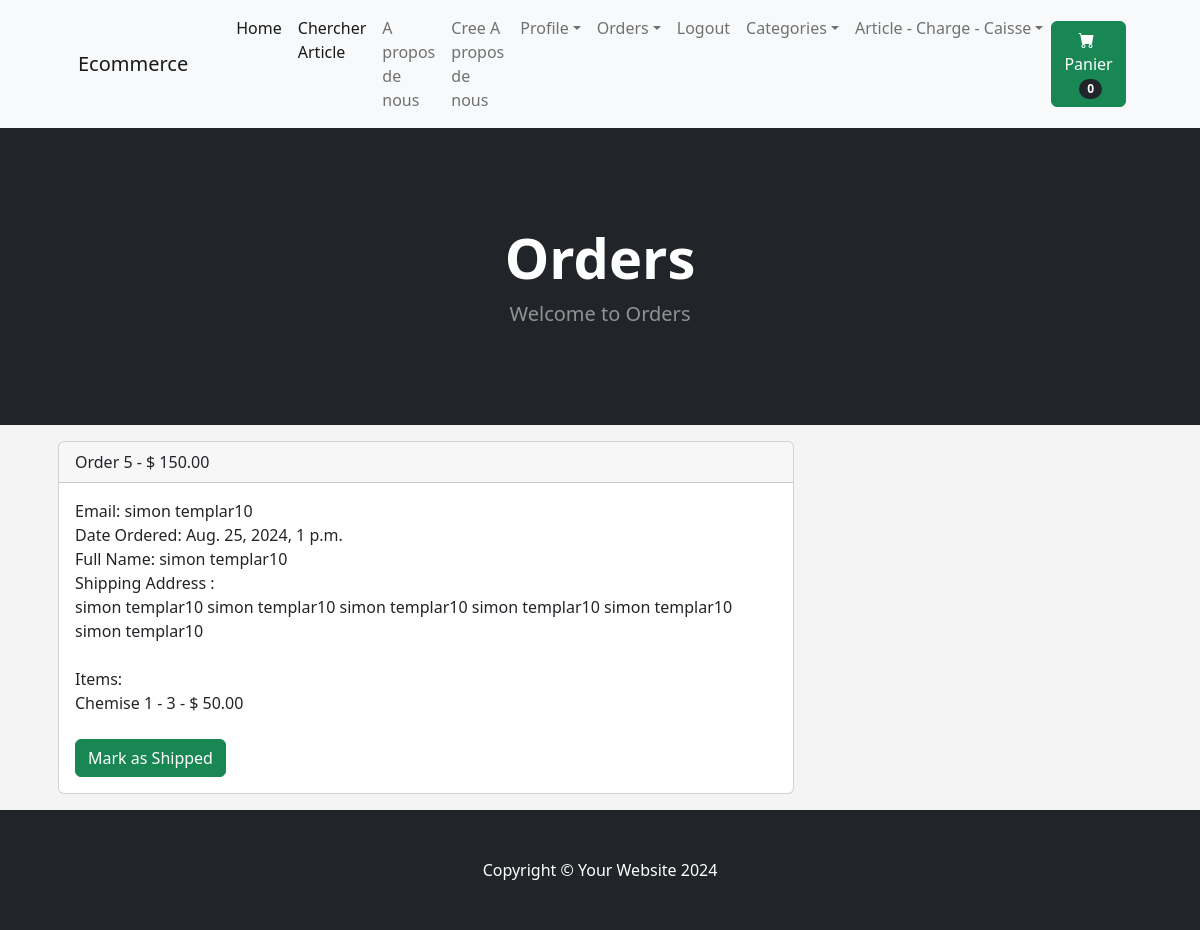
/payment/orders/5 (signed in), run on an earlier commit of the app's database.
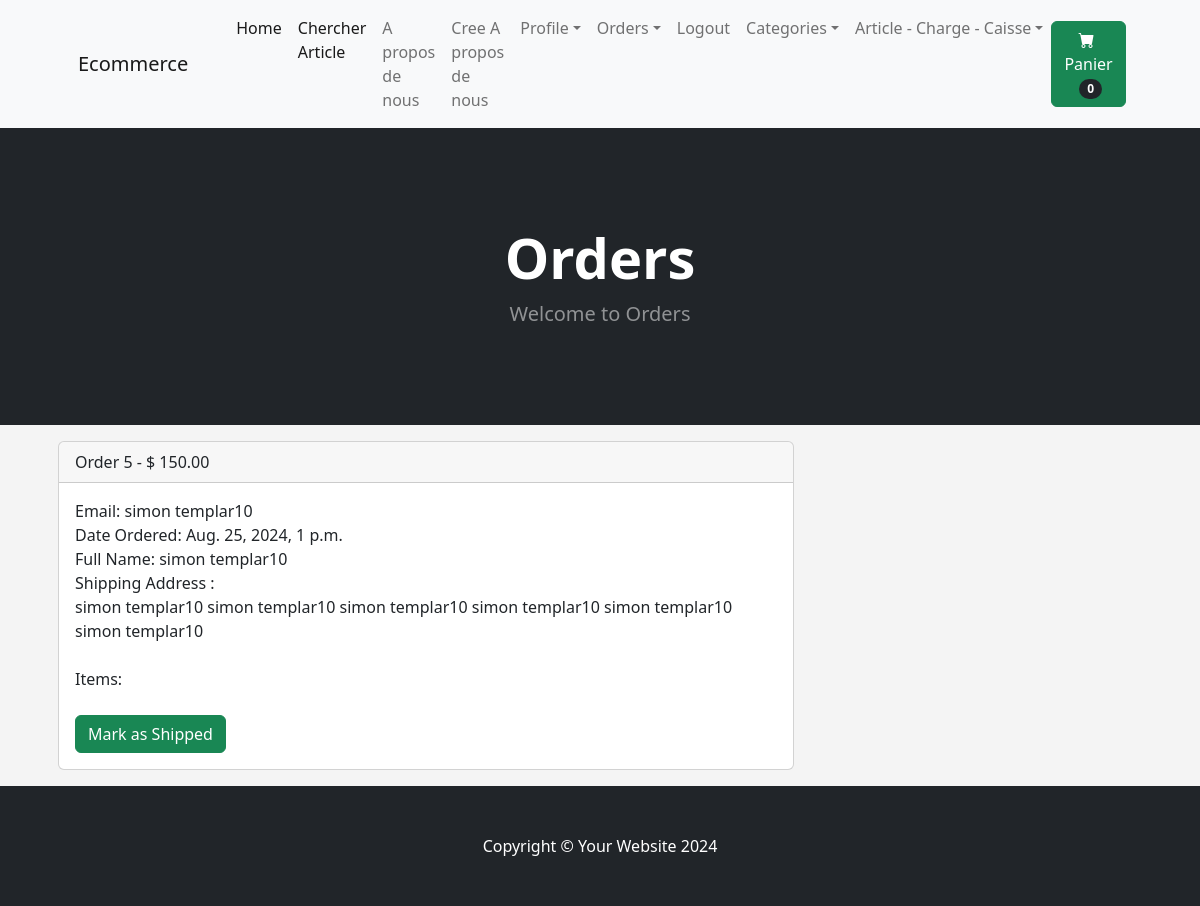
And on a later commit of the database.
### payment_app/models.py (models this page shows, shortened)
class OrderItem(models.Model):
    user = models.ForeignKey(User, on_delete=models.CASCADE, null=True, blank=True)
    order = models.ForeignKey(Order, on_delete=models.CASCADE, null=True, blank=True)
    product = models.ForeignKey(Product, on_delete=models.CASCADE, null=True, blank=True)
    quantity = models.PositiveBigIntegerField(default=1, null=True, blank=True)
    price = models.DecimalField(max_digits=10,decimal_places=2, null=True, blank=True)

### store_app/models.py (models this page shows)
class Product(models.Model):
    name=models.CharField(max_length=100)
    price=models.DecimalField(default=0, decimal_places=2, max_digits=6)
    category=models.ForeignKey(Category, on_delete=models.CASCADE, default=1)
    description=models.CharField(max_length=250, default='', blank=True, null=True)
    image=models.ImageField(upload_to='uploads/product/')
    is_sale=models.BooleanField(default=False)
    sale_price=models.DecimalField(default=0, decimal_places=2, max_digits=6)
    quantite_product=models.IntegerField('Qantité article' , null=True, blank=True,default=0)
    def __str__(self) :
        return self.name

### payment_app/views.py (the view, shortened to what this page needs)
# urls.py: path('orders/<int:pk>', views.orders, name='orders'),
def orders(request, pk):
    if request.user.is_authenticated and request.user.is_superuser:
        order = Order.objects.get(id=pk)
        items = OrderItem.objects.filter(order=pk)
        return render(request, "payment_app/orders.html", {"order":order, "items":items})
    else:
        messages.success(request, "Access Denied.....")
        return redirect('home')

### cart_app/cart.py (called while the page is built)
    def __len__(self):
        return len(self.cart)

### cart_app/context_processors.py (called while the page is built)
def cart(request):
    context={'cart':Cart(request)}
    return context

### payment_app/templates/payment_app/orders.html (shortened to what this page needs)
{% extends 'store_app/base.html' %}
{% block content %}
 <header class="bg-dark py-5">
    <div class="container px-4 px-lg-5 my-5">
        <div class="text-center text-white">
            <h1 class="display-4 fw-bolder">Orders</h1>
            <p class="lead fw-normal text-white-50 mb-0">Welcome to Orders</p>
        </div>
    </div>
</header>
<div class="container">
    <div class="row">
        <div class="col-8 m-3">
     <div class="card">
        <div class="card-header">
            Order {{ order.id }} - $ {{ order.amount_paid }}
        </div>
        <div class="card-body">
         Email: {{ order.email }} <br>
         {% if order.date_shipped %}
         Date Shipped: {{order.date_shipped}}
         {% else %}
         Date Ordered: {{order.date_ordered}}
         {% endif %}
         <br>
         Full Name:  {{order.full_name}} <br>
         Shipping Address : <br>{{order.shipping_address}}
         <br><br>
         Items: <br>
         {% for item in items %}
            {{ item.product }} - {{ item.quantity }} - $ {{ item.price }} <br>
         {% endfor %}
         <br>
         {% if not order.shipped %}
         <form action="" method="post">
            <button type="submit" class="btn btn-success">Mark as Shipped</button>
        </form>
         {% else %}
         <form action="" method="post">
            {% csrf_token %}
            <input type="hidden" name="shipping_status" value="false">
            <button type="submit" class="btn btn-danger">Mark as Not Shipped</button>
        </form>
         {% endif %}
        </div>
      </div>
        </div>
    </div>
</div>
{% endblock %}

What changed in the data, as far as the page shows it:
removed OrderItem: product "Chemise 1", quantity "3", price "50.00"
